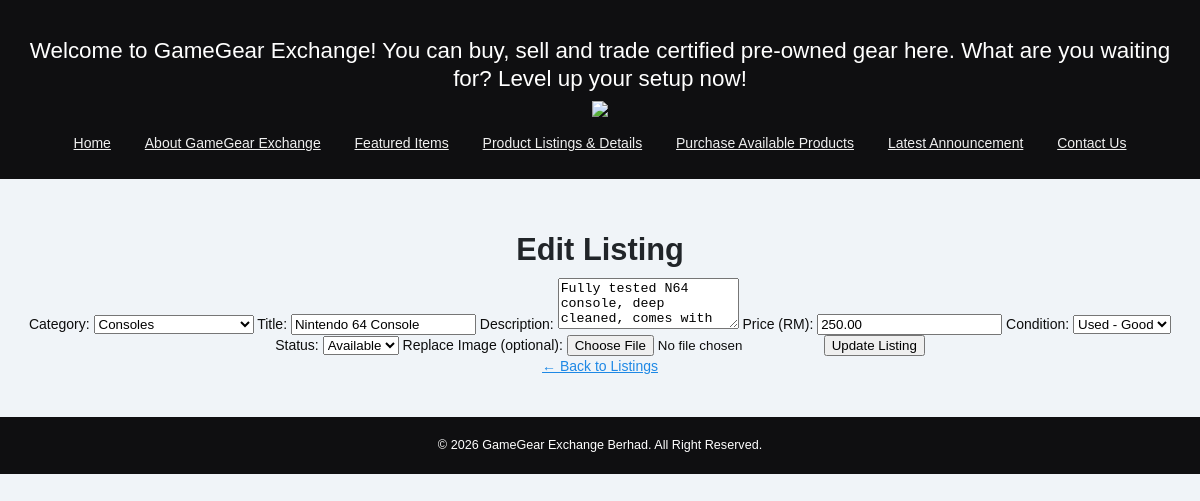
The page /gamegear/listings/edit.php?id=1 on the database as committed earlier.
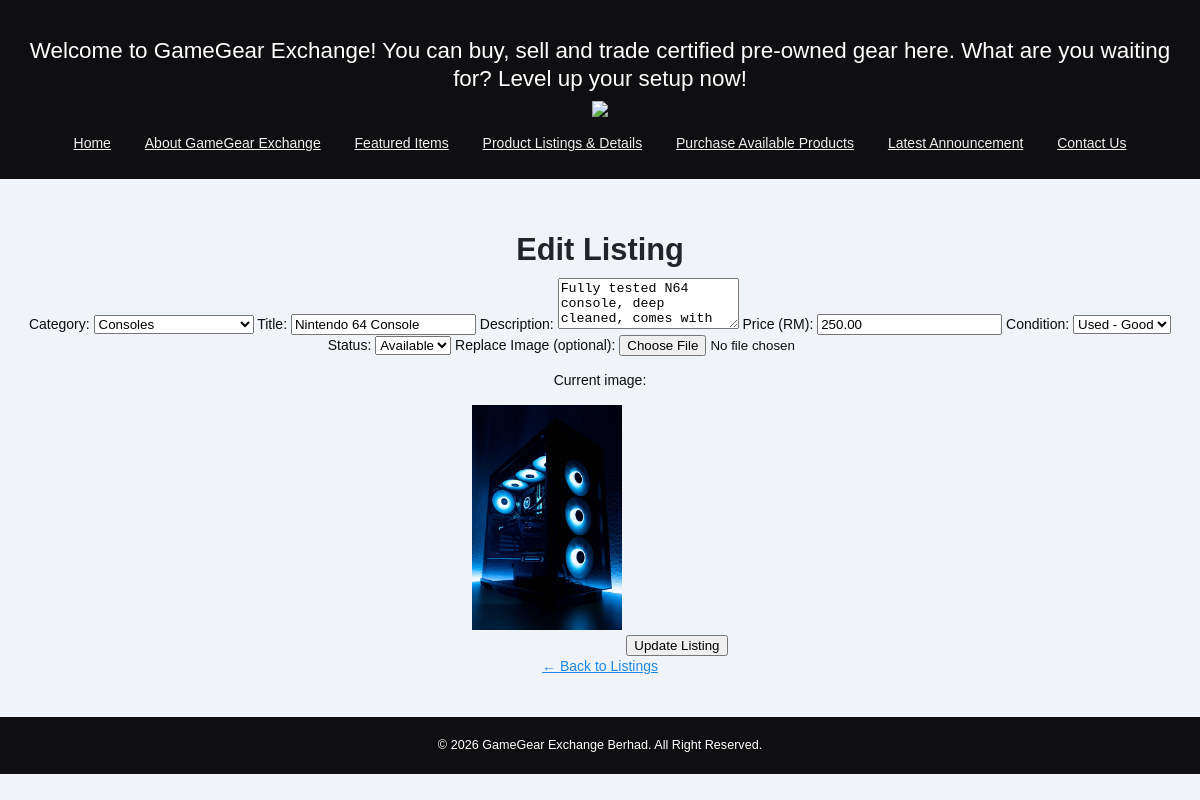
The same page on the database as committed later.
### tables this page shows
CREATE TABLE listings (
    listing_id INT AUTO_INCREMENT PRIMARY KEY,
    seller_id INT NULL,
    category_id INT NOT NULL,
    title VARCHAR(150) NOT NULL,
    description TEXT,
    price DECIMAL(10,2) NOT NULL,
    item_condition ENUM('New','Like New','Used - Good','Used - Fair') NOT NULL DEFAULT 'Used - Good',
    image_path VARCHAR(200),
    status ENUM('Available','Sold') NOT NULL DEFAULT 'Available',
    is_featured TINYINT(1) NOT NULL DEFAULT 0,
    views INT NOT NULL DEFAULT 0,
    created_at TIMESTAMP DEFAULT CURRENT_TIMESTAMP,
    FOREIGN KEY (seller_id) REFERENCES users(user_id) ON DELETE SET NULL,
    FOREIGN KEY (category_id) REFERENCES categories(category_id)
);

### gamegear/listings/edit.php (the view, shortened to what this page needs)
<?php include('../includes/db.php'); ?>
<!DOCTYPE html>
<html lang="en">
<head>
    <link rel="stylesheet" href="../style/style.css">
</head>
<body>
    <?php include('../content/header.php'); ?>
    <?php include('../content/navigation.php'); ?>
    <div id="contentWrapper">
        <h1>Edit Listing</h1>
        <?php
        if (!isset($_GET['id']) || !is_numeric($_GET['id'])) {
            echo "<p>No listing selected. <a href='index.php'>Back to Listings</a></p>";
        } else {
            $id = $_GET['id'];
            $stmt = mysqli_prepare($conn, "SELECT * FROM listings WHERE listing_id = ?");
            mysqli_stmt_bind_param($stmt, "i", $id);
            mysqli_stmt_execute($stmt);
            $result = mysqli_stmt_get_result($stmt);
            $listing = mysqli_fetch_assoc($result);
            if ($listing) {
                ?>
                <form action="edit.php?id=<?php echo $id; ?>" method="post" enctype="multipart/form-data">
                    <label for="category_id">Category:</label>
                    <select name="category_id" id="category_id">
                        <?php
                        $cat_result = mysqli_query($conn, "SELECT * FROM categories");
                        while ($cat = mysqli_fetch_assoc($cat_result)) {
                            $selected = ($cat['category_id'] == $listing['category_id']) ? "selected" : "";
                            echo "<option value='" . $cat['category_id'] . "' $selected>" . htmlspecialchars($cat['category_name']) . "</option>";
                        }
                        ?>
                    </select>
                    <label for="title">Title:</label>
                    <input type="text" name="title" id="title" value="<?php echo htmlspecialchars($listing['title']); ?>" required>
                    <label for="description">Description:</label>
                    <textarea name="description" id="description" rows="3"><?php echo htmlspecialchars($listing['description']); ?></textarea>
                    <label for="price">Price (RM):</label>
                    <input type="number" step="0.01" name="price" id="price" value="<?php echo $listing['price']; ?>" required>
                    <label for="item_condition">Condition:</label>
                    <select name="item_condition" id="item_condition">
                        <?php
                        $conditions = array('New', 'Like New', 'Used - Good', 'Used - Fair');
                        foreach ($conditions as $c) {
                            $selected = ($c == $listing['item_condition']) ? "selected" : "";
                            echo "<option value='$c' $selected>$c</option>";
                        }
                        ?>
                    </select>
                    <label for="status">Status:</label>
                    <select name="status" id="status">
                        <option value="Available" <?php echo ($listing['status'] == 'Available') ? 'selected' : ''; ?>>Available</option>
                    </select>
                    <label for="image">Replace Image (optional):</label>
                    <input type="file" name="image" id="image" accept="image/*">
                    <?php if ($listing['image_path'] != "") { ?>
                        <p>Current image:</p>
                        <img src="../<?php echo htmlspecialchars($listing['image_path']); ?>" width="150">
                    <?php } ?>
                    <button type="submit" name="update_listing" class="button">Update Listing</button>
                </form>
                <?php
            } else {
                echo "<p>Listing not found.</p>";
            }
        }
        ?>
        <a href="index.php">&larr; Back to Listings</a>
    </div>
    <?php include('../content/footer.php'); ?>
</body>
</html>

Rows that differ between the two databases and show on the page:
changed listings "Nintendo 64 Console": image_path empty → "pc.jpg" (drawn); image_path: picture added
Other text that changed with them:
text now shown: "Current image:"
